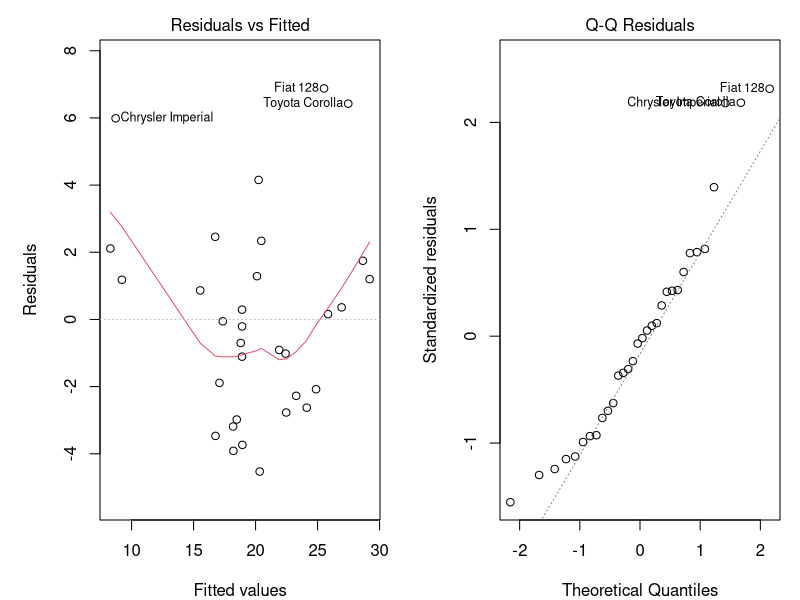
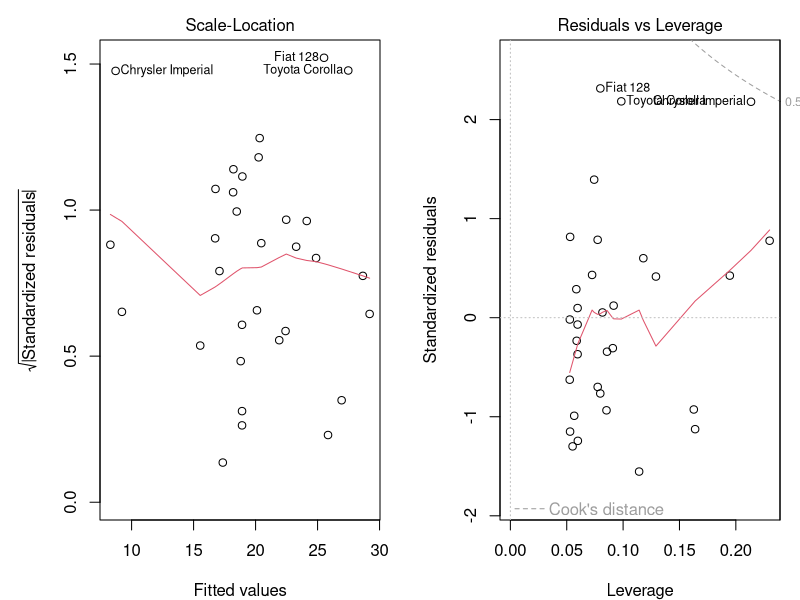
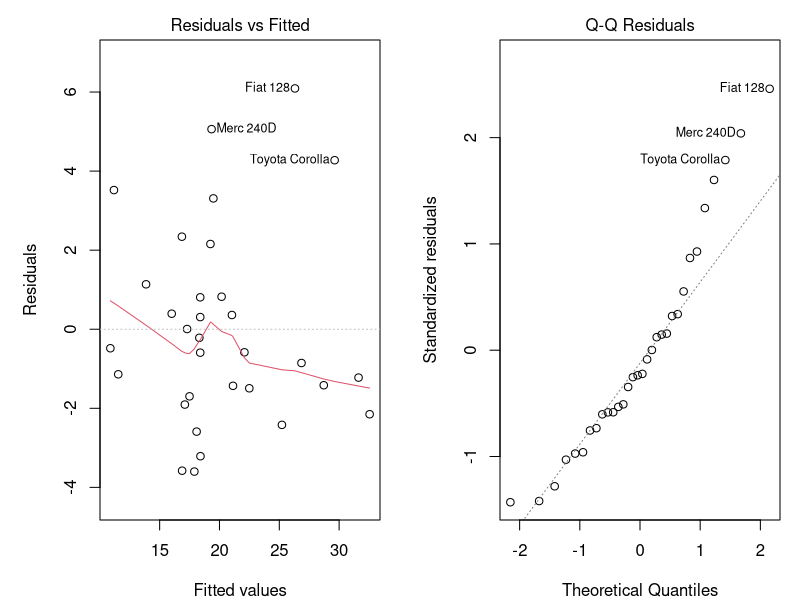
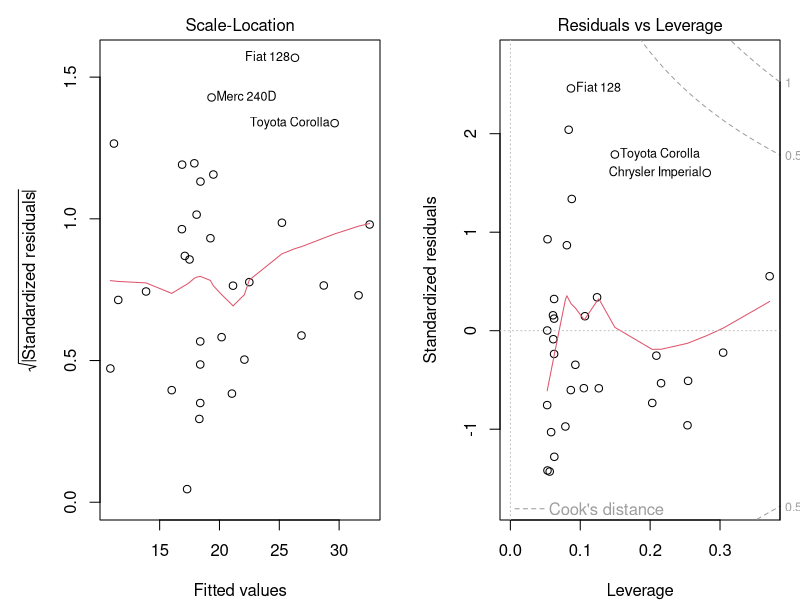

Generate these figures, in order, with R: (Note: this script raises an error after producing the figures.)
## ---- chunk 1
rm(list=ls());library(car);library(dplyr); data("mtcars");any(is.na(mtcars));data(mtcars)
## ---- chunk 2
data("mtcars");for(i in c(2,8:11))mtcars[,i] <- as.factor(mtcars[,i]);head(mtcars,3);#str(mtcars);summary(mtcars)
## ---- chunk 3
data("mtcars")
f2 <- lm(mpg ~ factor(am) + wt, data = mtcars);coef(summary(f2))
f3 <- lm(mpg ~ factor(am) * wt, data = mtcars);coef(summary(f3))
par(mfrow = c(1, 2), mar = c(4, 5, 2, 1))
plot(f2)
plot(f3)
## ---- chunk 4
mvlmf <- lm(mpg ~ ., data = mtcars);coef(summary(mvlmf))
par(mfrow = c(2, 2), mar = c(4, 5, 2, 1))
coef(summary(mvlmf));vif(mvlmf)
## ---- chunk 5
par(mfrow = c(2, 2), mar = c(4, 5, 2, 1));mvlmfa <- lm(mpg ~ . -1, data = mtcars);coef(summary(mvlmfa));
## ---- chunk 6
mvlmfa <- lm(mpg ~ ., data = mtcars);coef(summary(mvlmfa));vif(mvlmfa);sqrt(vif(mvlmfa))
## ---- chunk 7
data("mtcars")
fm1 <- lm(mpg ~ factor(am), data = mtcars)
fm2 <- update(fit, mpg ~ cyl + disp)
fm3 <- update(fit, mpg ~ cyl + disp + hp + drat)
fm4 <- update(fit, mpg ~ cyl + disp + hp + drat + wt +  qsec)
fm5 <- update(fit, mpg ~ cyl + disp + hp + drat + wt +  qsec + vs +  am)
fm6 <- update(fit, mpg ~ cyl + disp + hp + drat + wt +  qsec + vs +  am +  gear + carb)
anova(fm1, fm2, fm3, fm4, fm5, fm6)
## ---- chunk 8
data("mtcars"); library(car)
fbf1 <- lm(mpg ~ factor(am) + cyl + disp +  wt + qsec, data = mtcars)
vif(fbf1)
sqrt(vif(fbf1))
fbf2 <- lm(mpg ~ factor(am) + cyl + disp +  wt, data = mtcars)
vif(fbf2)
sqrt(vif(fbf2))
fbf3 <- lm(mpg ~ factor(am) + cyl +  wt, data = mtcars)
vif(fbf3)
sqrt(vif(fbf3))
fbf4 <- lm(mpg ~ factor(am) + disp +  wt, data = mtcars)
vif(fbf4)
sqrt(vif(fbf4))
anova(fbf1,fbf2,fbf3,fbf4)
## ---- chunk 9
data("mtcars")
fbf3 <- lm(mpg ~ factor(am) + cyl + disp + wt, data = mtcars)
library(ggplot2)
par(mfrow = c(1,1), mar = c(4,4,2,2)) # set margin
g <- ggplot(mtcars, aes(x = wt, y = mpg),)
g <- g + xlab("Weight (Tons)")
g <- g + ylab("Miles per Gallon")
g <- g + geom_point(size = 3.0, col = "blue", alpha = 0.55)
g <- g + geom_smooth(method = "lm", col = "black")
g
cor.test(mtcars$am, mtcars$cyl)
cor.test(mtcars$am, mtcars$disp)
cor.test(mtcars$am, mtcars$wt)
cor.test(mtcars$cyl, mtcars$disp)
cor.test(mtcars$cyl, mtcars$disp)
cor.test(mtcars$cyl, mtcars$wt)
cor.test(mtcars$disp, mtcars$wt)
## ---- chunk 10
y <- mtcars$mpg
x <- mtcars$wt
n <- length(y)
fw <- lm(x ~ y, data = mtcars)
e <- resid(fw)# ;e;plot(e);sum(e)
plot(x,e,
     xlab = "Vehicle Weight in Tons",
     ylab = "Residuals (MPG)",
     bg = "lightblue",
     col = "black", cex = 2, pch = 21, frame = FALSE)
abline(h = 0, lwd = 2)
for(i in 1:n)
        lines(c(x[i], x[i]), c(e[i], 0), col = "red", lwd = 2)
## ---- chunk 11
dfbetaPlots(lm(mpg ~ factor(am) + wt, data = mtcars, family = binomial))
par(mfrow = c(1, 2), mar = c(4.0, 3.0, 3.0, 3.0))
## ---- chunk 12
fbf3 <- lm(mpg ~ am + wt, data = mtcars)
scf3 <- coef(summary(fbf3))
scf3
scf3[1,1] + c(-1, 1) * qt(.975, df = fbf3$df) * scf3[1, 2]
scf3[2,1] + c(-1, 1) * qt(.975, df = fbf3$df) * scf3[2, 2]##****
## ---- chunk 13
# fbf1 <- lm(mpg ~ factor(am) + cyl + disp + hp + drat + wt + qsec, data = mtcars)
## ---- chunk 14
pairs(mtcars[,c(1,2,6,9)], panel = panel.smooth, main = "MTCARS data set", col = 3)
## ---- chunk 15
data(mtcars)
par(mfrow = c(2,1), mar = c(4,4,2,1)) # set margin
mtcars$vs <- factor(mtcars$vs, labels = c("V-block", "S-block")); mtcars$am <- factor(mtcars$am, labels = c("Auto", "Manual")); mtcars$gear <- factor(mtcars$gear); mtcars$carb <- factor(mtcars$carb)
head(mtcars,3)
hist(mtcars$mpg[mtcars$am=="Auto"], breaks=10, xlab = "Miles-Per-gallon", ylab = "Count", main = "Automatic Transmission", col = "yellow", xlim = range(5:40))
abline(v=mean(mtcars$mpg[mtcars$am=="Auto"]), col="red", lwd = 4)
hist(mtcars$mpg[mtcars$am=="Manual"], breaks=10, xlab = "Miles-Per-gallon", ylab = "Count", main = "Manual Transmission", col="lightblue", xlim = range(5:40))
abline(v=mean(mtcars$mpg[mtcars$am=="Manual"]), col="blue", lwd = 4)
## ---- chunk 16
data("mtcars");par(mfrow = c(1,1), mar = c(4,4,2,2))
mtcars$vs <- factor(mtcars$vs, labels = c("V-block", "S-block")); mtcars$am <- factor(mtcars$am, labels = c("Auto", "Manual")); mtcars$gear <- factor(mtcars$gear); mtcars$carb <- factor(mtcars$carb)
head(mtcars,3)
boxplot(mpg ~ am, data = mtcars, col = (c("yellow","lightblue")), ylab = "Miles-Per-Gallon", xlab = "Transmission", main =  "Automatic vs Manual Transmission, Miles Per Gallon Ratings")
## ---- chunk 17
library(ggplot2)
fit <- lm(mpg ~ factor(am), data = mtcars)
par(mfrow = c(1,1), mar = c(4,4,2,2)) # set margin
g <- ggplot(mtcars, aes(x = am, y = mpg),)
g + xlab("Transmission Type")
g + ylab("Miles per Gallon")
g + geom_smooth(method = "lm", col = "black")
g + geom_point(size = 3, col = "blue", alpha = 0.35)
g
